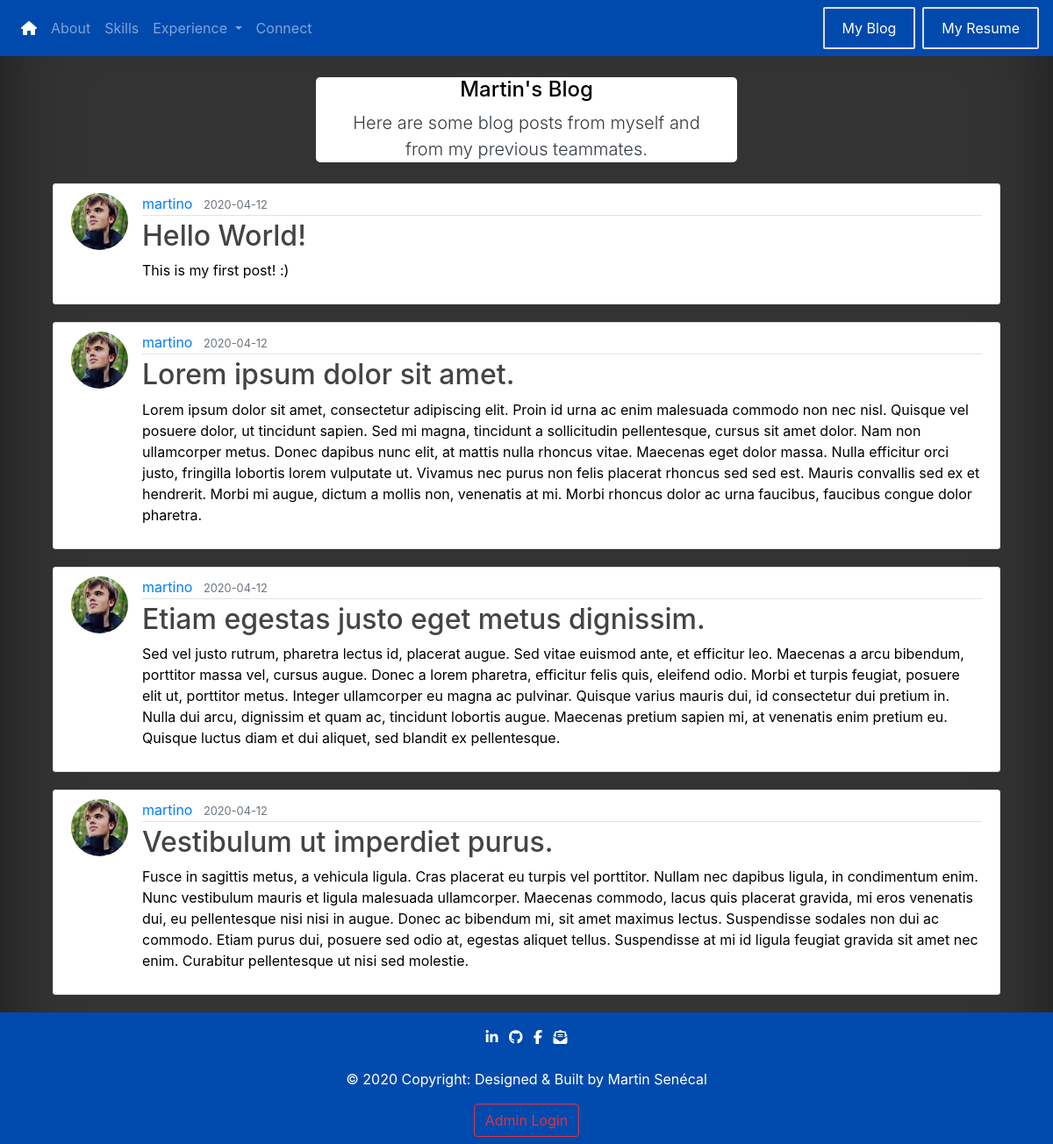
Page /blog on the committed database.
### portfolio/models.py (models this page shows, shortened)
class Post(db.Model):
    id = db.Column(db.Integer, primary_key=True)
    title = db.Column(db.String(100), nullable=False)
    date_posted = db.Column(db.DateTime, nullable=False, default=datetime.utcnow)
    content = db.Column(db.Text, nullable=False)
    user_id = db.Column(db.Integer, db.ForeignKey('user.id'), nullable=False)

class User(db.Model, UserMixin):
    id = db.Column(db.Integer, primary_key=True)  # Way to Identify User.
    username = db.Column(db.String(20), unique=True, nullable=False)  # Unique Username and Mandatory.
    email = db.Column(db.String(100), unique=True, nullable=False)  # Unique Email and Mandatory.
    image_file = db.Column(db.String(20), nullable=False, default='default.jpg')  # Profile Pictures.
    password = db.Column(db.String(60), nullable=False)  # Hash Password
    posts = db.relationship('Post', backref='author', lazy=True)  # Load Data from the same user.

### portfolio/routes.py (the view)
@app.route('/blog')
def blog():
    posts = Post.query.all()  # Query of all the posts in the database
    return render_template("blog.html", posts=posts)  # Returning posts content inside the templates

### portfolio/templates/blog.html (shortened to what this page needs)
{% extends "base.html" %}
{% block css %}
    <link rel="stylesheet" type="text/css" href="{{ url_for('static',filename='css/designblog.css') }}">
{% endblock css %}
{% block body %}
    <div class="container">
        <header id="chatbotheader">
            <h4>Martin's Blog</h4>
            <p class="lead text-dark">
                Here are some blog posts from myself and from my previous teammates.</p>
        </header>
        {% for post in posts %}
            <article class="media content-section">
                <img class="rounded-circle article-img"
                     src="{{ url_for('static', filename='profile_pics/' + post.author.image_file) }}">
                <div class="media-body">
                    <div class="article-metadata">
                        <a class="mr-2 text-primary" href="#">{{ post.author.username }}</a>
                        <small class="text-muted">{{ post.date_posted.strftime('%Y-%m-%d') }}</small>
                    </div>
                    {% if current_user.is_authenticated %}
                        <h2><a class="article-title" href="{{ url_for('post', post_id=post.id) }}">{{ post.title }}</a></h2>
                    {% else %}
                        <h2><a class="article-title" href="#">{{ post.title }}</a></h2>
                    {% endif %}
                    <p class="article-content">{{ post.content }}</p>
                </div>
            </article>
        {% endfor %}
    </div>
{% endblock body %}

### portfolio/static/css/basedesign.css (style rules this page uses)
body { background-color: #333; box-shadow: inset 0 0 5rem rgba(0, 0, 0, .5); display: block; }
h1, h2, h3, h4, h5, h6, h7, td, thead, p { color: black; }
a { color: white; }
.content-section { background: #ffffff; padding: 10px 20px; border: 1px solid #dddddd; border-radius: 3px; margin-bottom: 20px; }

### portfolio/static/css/designblog.css (style rules this page uses)
#chatbotheader { margin: 0 auto; max-width: 800px; padding: 0 20px; margin-bottom: 2vw; margin-top: 2vw; border-radius: 5px; background-color: white; width: 40vw; text-align: center; }
.content-section { background: #ffffff; padding: 10px 20px; border: 1px solid #dddddd; border-radius: 3px; margin-bottom: 20px; }
.article-title { color: #444444; }
.article-content { white-space: pre-line; }
.article-img { height: 65px; width: 65px; margin-right: 16px; }
.article-metadata { padding-bottom: 1px; margin-bottom: 4px; border-bottom: 1px solid #e3e3e3 }

### rows in the picture
Post: image_file (picture), author.username "martino", date_posted "2020-04-12", title "Hello World!", content "This is my first post! :)"
Post: image_file (picture), author.username "martino", date_posted "2020-04-12", title "Lorem ipsum dolor sit amet.", content "Lorem ipsum dolor sit amet, consectetur adipiscing elit. Proin id urna ac enim malesuada commodo non nec nisl. Quisque vel posuere dolor, ut tincidunt sapien. Sed mi magna, tincidunt a sollicitudin pellentesque, cursus sit amet dolor. Nam non ullamcorper metus. Donec dapibus nunc elit, at mattis nulla rhoncus vitae. Maecenas eget dolor massa. Nulla efficitur orci justo, fringilla lobortis lorem vulputate ut. Vivamus nec purus non felis placerat rhoncus sed sed est. Mauris convallis sed ex et hendrerit. Morbi mi augue, dictum a mollis non, venenatis at mi. Morbi rhoncus dolor ac urna faucibus, faucibus congue dolor pharetra."
Post: image_file (picture), author.username "martino", date_posted "2020-04-12", title "Etiam egestas justo eget metus dignissim.", content "Sed vel justo rutrum, pharetra lectus id, placerat augue. Sed vitae euismod ante, et efficitur leo. Maecenas a arcu bibendum, porttitor massa vel, cursus augue. Donec a lorem pharetra, efficitur felis quis, eleifend odio. Morbi et turpis feugiat, posuere elit ut, porttitor metus. Integer ullamcorper eu magna ac pulvinar. Quisque varius mauris dui, id consectetur dui pretium in. Nulla dui arcu, dignissim et quam ac, tincidunt lobortis augue. Maecenas pretium sapien mi, at venenatis enim pretium eu. Quisque luctus diam et dui aliquet, sed blandit ex pellentesque."
Post: image_file (picture), author.username "martino", date_posted "2020-04-12", title "Vestibulum ut imperdiet purus.", content "Fusce in sagittis metus, a vehicula ligula. Cras placerat eu turpis vel porttitor. Nullam nec dapibus ligula, in condimentum enim. Nunc vestibulum mauris et ligula malesuada ullamcorper. Maecenas commodo, lacus quis placerat gravida, mi eros venenatis dui, eu pellentesque nisi nisi in augue. Donec ac bibendum mi, sit amet maximus lectus. Suspendisse sodales non dui ac commodo. Etiam purus dui, posuere sed odio at, egestas aliquet tellus. Suspendisse at mi id ligula feugiat gravida sit amet nec enim. Curabitur pellentesque ut nisi sed molestie."
